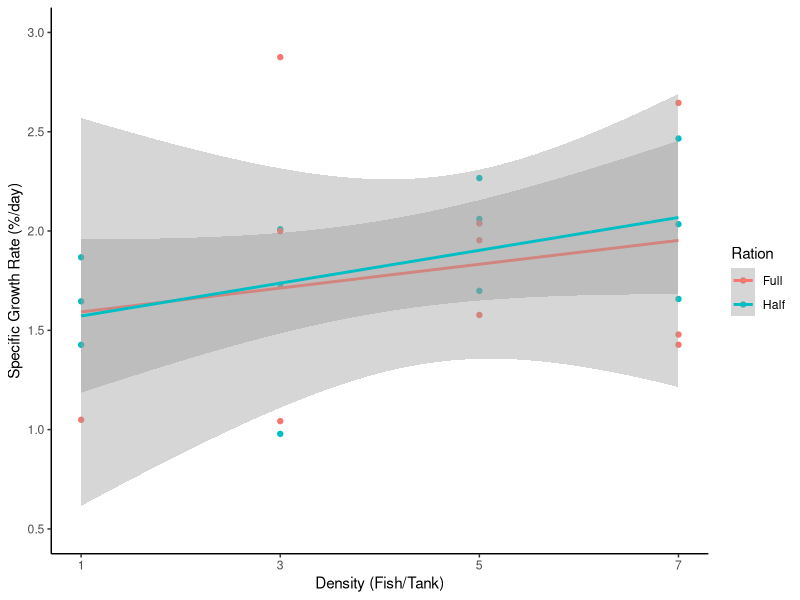
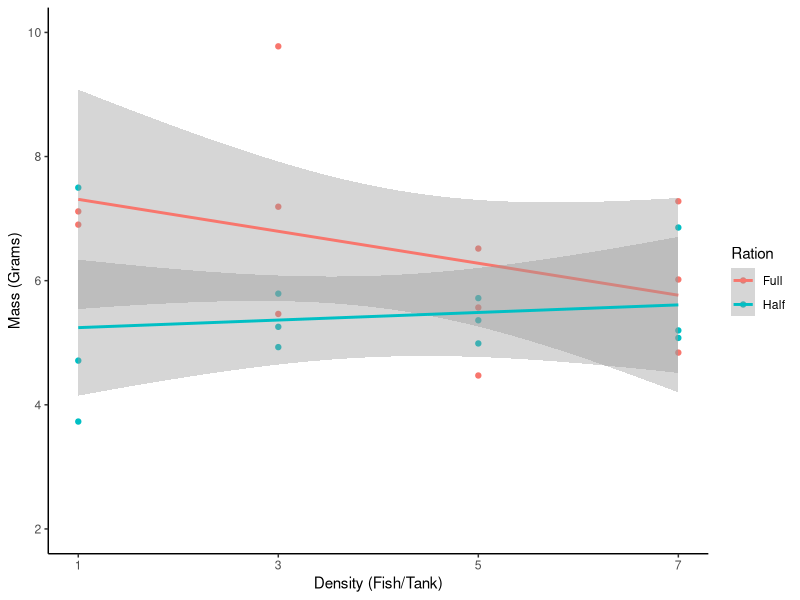
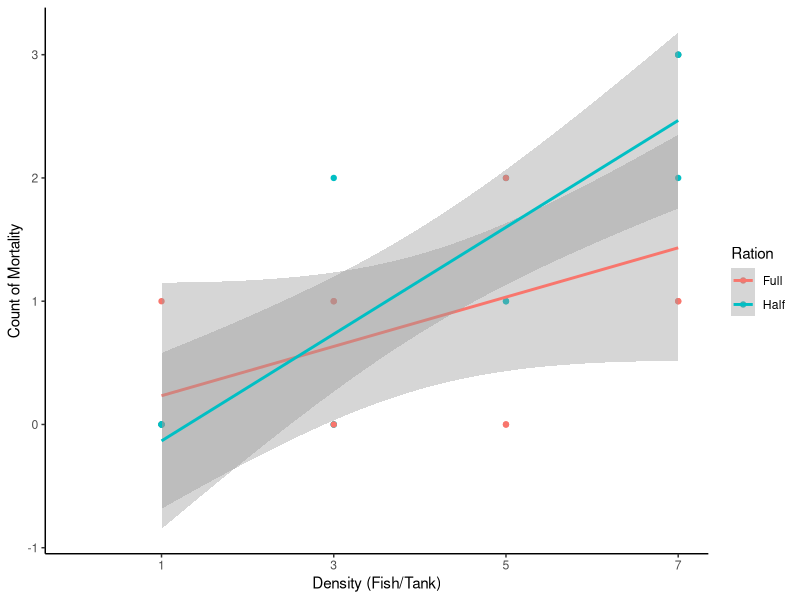
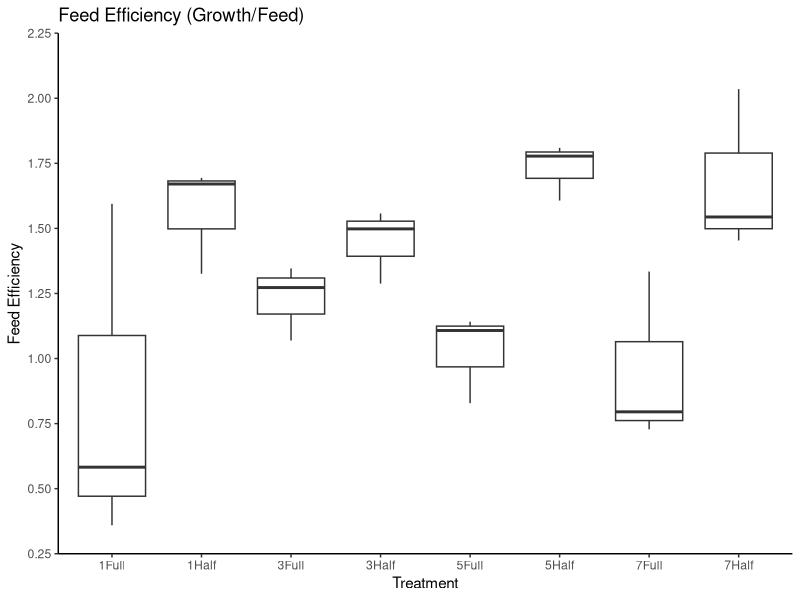
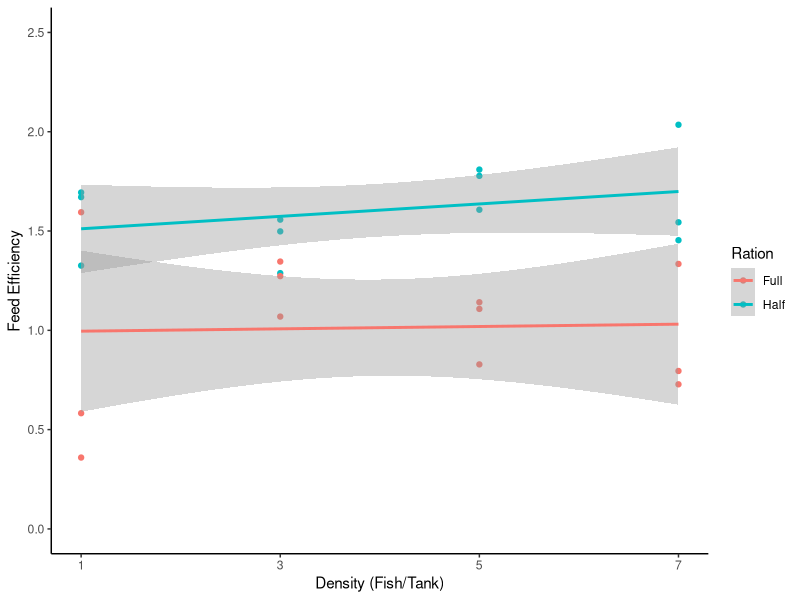
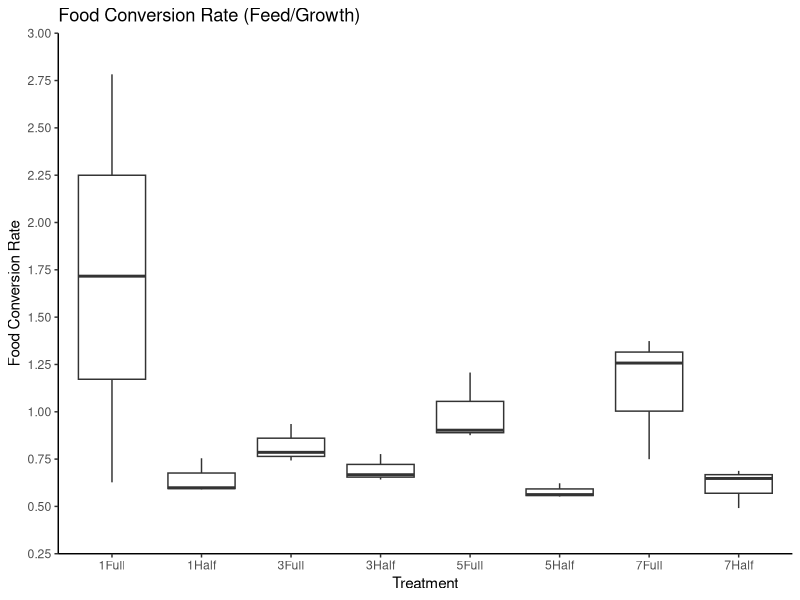
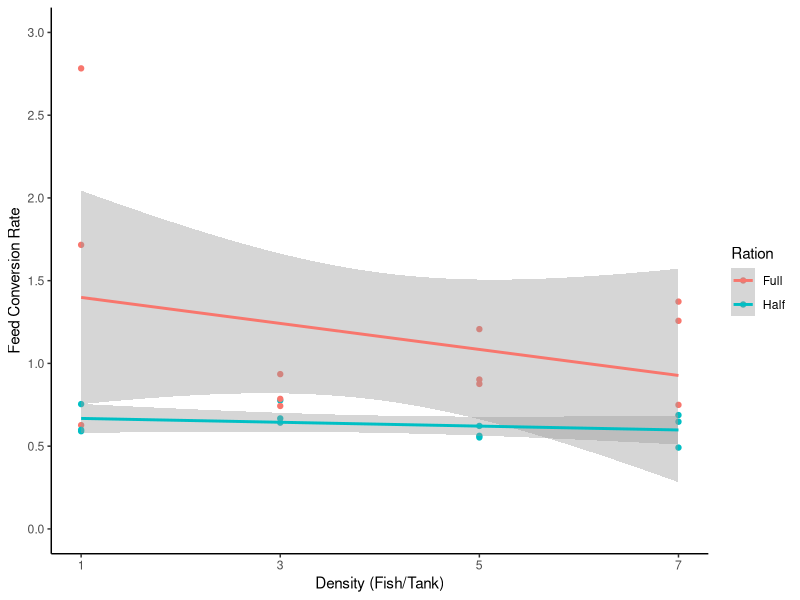

Reproduce these figures in R, in order.
## ---- chunk 1
library(dplyr)
library(ggplot2)
library(tidyr)
library(cowplot)
## ---- chunk 2
lw <- read.csv("Juv_Length_Weight.csv", header=T)
mort <- read.csv("Juv_Mort.csv", header=T)
## ---- chunk 3
wtfin <- lw %>%
  filter(Week == 4) %>%
  group_by(Tank,Treatment,Density,Ration)
wtin <- lw %>%
  filter(Week == 0) %>%
  group_by(Tank,Treatment,Density,Ration)

gr <- left_join(wtfin,wtin, by = c("Tank", "FishID", "Density", "Ration","Treatment"))
gr <- gr %>%
  select(-Date.x,-Date.y,-Week.x,-Week.y,-Note.x,-Note.y,-Length.x,-Length.y)
gr$sgr <- ((log(gr$Mass.x)-log(gr$Mass.y))/28)*100

sgr <- gr %>%
  group_by(Tank,Treatment,Density,Ration) %>%
  summarise(sgrm = mean(sgr,na.rm = T),
            sgrsd =sd(sgr, na.rm = T))

p <- ggplot(sgr, aes(x=Density, y=sgrm,color=Ration)) + geom_point()
p <- p + scale_x_continuous(limits = c(1,7), breaks=seq(1,7,2))
p <- p + scale_y_continuous(limits = c(0.5,3), breaks=seq(0.5,3,0.5))
p <- p + geom_smooth(method = "lm")
p <- p + theme_classic()
p <- p + xlab("Density (Fish/Tank)")
p <- p + ylab("Specific Growth Rate (%/day)")
p

lm <- lm(sgr$sgrm ~ sgr$Density * sgr$Ration)
anova(lm)

## ---- chunk 4
tankfin <- lw %>%
  filter(Week == 4, Note != "Stuck in filter") %>%
  group_by(Tank,Treatment,Density,Ration) %>%
  summarise(MeanWt = mean(Mass,na.rm = T),
            SDWt =sd(Mass, na.rm = T))

p <- ggplot(tankfin, aes(x=Density, y=MeanWt,color=Ration)) + geom_point()
p <- p + scale_x_continuous(limits = c(1,7), breaks=seq(1,7,2))
p <- p + scale_y_continuous(limits = c(2,10), breaks=seq(2,10,2))
p <- p + geom_smooth(method = "lm")
p <- p + theme_classic()
p <- p + xlab("Density (Fish/Tank)")
p <- p + ylab("Mass (Grams)")
p

lm <- lm(tankfin$MeanWt ~ tankfin$Density * tankfin$Ration)
anova(lm)
## ---- chunk 5
morttot <- read.csv("Juv_Mort_Total.csv",header=T)

p <- ggplot(morttot, aes(Density,TotalMort, color=Ration)) + geom_point()
p <- p + scale_x_continuous(limits = c(0,7), breaks=seq(1,7,2))
p <- p + ylab("Count of Mortality")
p <- p + xlab("Density (Fish/Tank)")
p <- p + geom_smooth(method = "lm")
p <- p + theme_classic()
p

y <- glm(TotalMort ~ Density * Ration, family=poisson, data=morttot)
anova(y, test="Chisq")

#Evaluating assumptions of the glm() fit
#A central property of the Poisson distribution is that the variance and mean are equal 
tapply(morttot$TotalMort, morttot$Density, mean)
tapply(morttot$TotalMort, morttot$Density, var)
## ---- chunk 6
#Import tank mass and feed to calculate conversions
conv <- read.csv("Juv_Mass_Feed_Tank.csv", header = T)

#Calculate feed efficiency: out/in
conv$FE <- conv$Mass_Gained/conv$Feed


FE <- conv %>%
  group_by(Treatment) %>%
  summarise(FE_Mean = mean(FE),
            FE_SD =sd(FE))

q <- ggplot(conv, aes(Treatment,FE))
q <- q + geom_boxplot(outlier.colour="black", outlier.shape=16, outlier.size=2, notch=FALSE)
q <- q + ylab("Feed Efficiency")
q <- q + xlab("Treatment")
q <- q + theme_classic()
q <- q + scale_y_continuous(expand = c(0,0), limits = c(0.25,2.25), breaks = seq(0.25,2.25,0.25))
q <- q + ggtitle("Feed Efficiency (Growth/Feed)")
q

p <- ggplot(conv, aes(x=Density, y=FE,color=Ration)) + geom_point()
p <- p + scale_x_continuous(limits = c(1,7), breaks=seq(1,7,2))
p <- p + scale_y_continuous(limits = c(0,2.5), breaks=seq(0,2.5,.5))
p <- p + geom_smooth(method = "lm")
p <- p + theme_classic()
p <- p + xlab("Density (Fish/Tank)")
p <- p + ylab("Feed Efficiency")
p

lm <- lm(conv$FE ~ conv$Density * conv$Ration)
anova(lm)

## ---- chunk 7
#Calculate food conversion rate: in/out
conv$FCR <- conv$Feed/conv$Mass_Gained

FCR <- conv %>%
  group_by(Treatment) %>%
  summarise(FCR_Mean = mean(FCR),
            FCR_SD =sd(FCR))

p <- ggplot(conv, aes(Treatment,FCR))
p <- p + geom_boxplot(outlier.colour="black", outlier.shape=16, outlier.size=2, notch=FALSE)
p <- p + ylab("Food Conversion Rate")
p <- p + xlab("Treatment")
p <- p + theme_classic()
p <- p + scale_y_continuous(expand = c(0,0), limits = c(0.25,3), breaks = seq(0.25,3,0.25))
p <- p + ggtitle("Food Conversion Rate (Feed/Growth)")
p

p <- ggplot(conv, aes(x=Density, y=FCR,color=Ration)) + geom_point()
p <- p + scale_x_continuous(limits = c(1,7), breaks=seq(1,7,2))
p <- p + scale_y_continuous(limits = c(0,3), breaks=seq(0,3,.5))
p <- p + geom_smooth(method = "lm")
p <- p + theme_classic()
p <- p + xlab("Density (Fish/Tank)")
p <- p + ylab("Feed Conversion Rate")
p

lm <- lm(conv$FCR ~ conv$Density * conv$Ration)
anova(lm)

